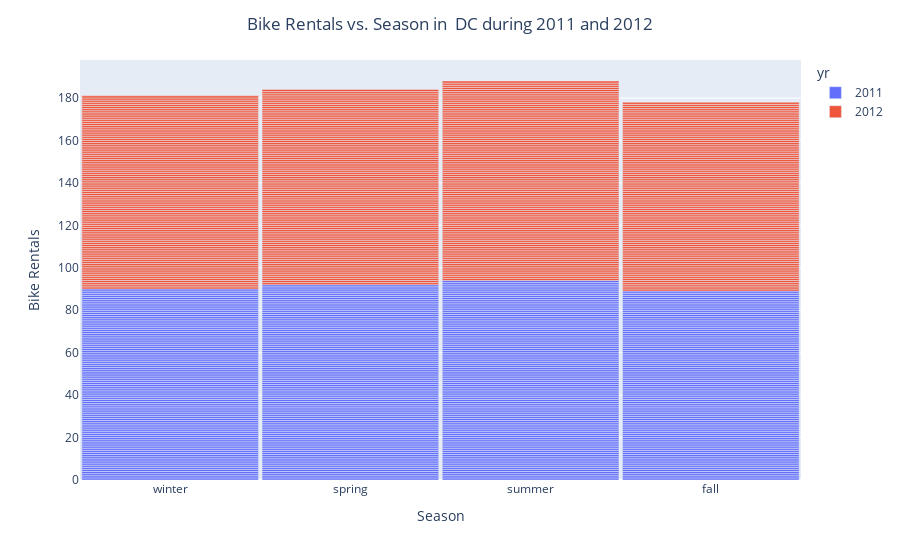

Write notebook code for a chart like this one.
### Code cell
# Visualization - do your own thing
#Create a visualization displaying the relationship between bike rentals and season. Interpret the plot in context of the data.
fig = px.bar(DF,
                 x='season',
                 color = 'yr')

fig.update_layout(bargap=0.02,
                  title='Bike Rentals vs. Season in  DC during 2011 and 2012',
                  title_x=0.5,
                  yaxis_title="Bike Rentals",
                  xaxis_title="Season",
                  autosize=False,
                  )

fig.show()

### Figure 1 — Plotly figure (JSON) as saved in the notebook; plotly's stock layout.template omitted (floating-point values rounded to 4 significant figures; data arrays with more than 128 entries replaced by an {"elided": "..."} marker saying what was removed)
{"data": [{"hovertemplate": "yr=2011<br>season=%{x}<br>count=%{y}<extra></extra>", "legendgroup": "2011", "marker": {"color": "#636efa", "pattern": {"shape": ""}}, "name": "2011", "orientation": "v", "showlegend": true, "textposition": "auto", "type": "bar", "x": {"elided": "365 str values"}, "xaxis": "x", "y": {"elided": "365 int values"}, "yaxis": "y"}, {"hovertemplate": "yr=2012<br>season=%{x}<br>count=%{y}<extra></extra>", "legendgroup": "2012", "marker": {"color": "#EF553B", "pattern": {"shape": ""}}, "name": "2012", "orientation": "v", "showlegend": true, "textposition": "auto", "type": "bar", "x": {"elided": "366 str values"}, "xaxis": "x", "y": {"elided": "366 int values"}, "yaxis": "y"}], "layout": {"autosize": false, "bargap": 0.02, "barmode": "relative", "legend": {"title": {"text": "yr"}, "tracegroupgap": 0}, "margin": {"t": 60}, "title": {"text": "Bike Rentals vs. Season in  DC during 2011 and 2012", "x": 0.5}, "xaxis": {"anchor": "y", "domain": [0, 1], "title": {"text": "Season"}}, "yaxis": {"anchor": "x", "domain": [0, 1], "title": {"text": "Bike Rentals"}}}}
